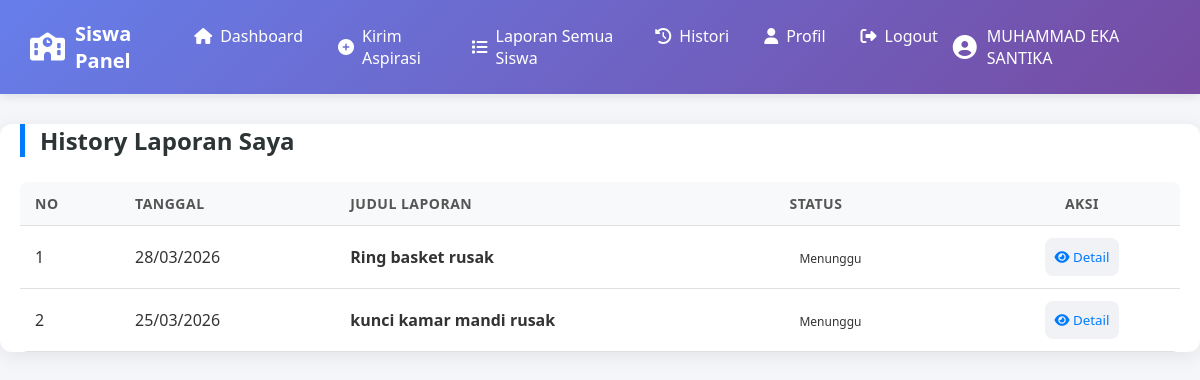
Page /VIEW/SISWA/v_HistoryAspirasiSiswa.php (signed in) on the committed database.
### tables this page shows
CREATE TABLE `aspirasi` (
  `id_aspirasi` int NOT NULL,
  `nis` int NOT NULL,
  `id_admin` int DEFAULT NULL,
  `id_histori` int DEFAULT NULL,
  `judul_laporan` varchar(100) NOT NULL,
  `keterangan` text NOT NULL,
  `kategori_prioritas` enum('high priority','medium priority','low priority') DEFAULT 'medium priority',
  `lokasi` enum('kelas','toilet','mushola','lapangan','koridor','lab') NOT NULL,
  `foto_gambar` varchar(100) DEFAULT NULL,
  `tanggal_dikirim` timestamp NULL DEFAULT CURRENT_TIMESTAMP,
  `status` enum('menunggu','diproses','selesai') DEFAULT 'menunggu'
);

### MODEL/m_koneksi.php (called while the page is built, shortened)
<?php
class Koneksi
{
    private $host = "127.0.0.1";
    private $username = "root";
    private $password = "root";
    private $db = "pengaduan_sarana_sekolah_kel6_11rpl2";
    function __construct()
    {
        $this->koneksi = mysqli_connect(
            $this->host,
            $this->username,
            $this->password,
            $this->db
        );
    }
}
?>

### MODEL/m_aspirasi.php (called while the page is built, shortened)
<?php
require_once 'm_koneksi.php';
class Aspirasi {
    private $koneksi;
    public function __construct() {
        $db = new Koneksi();
        $this->koneksi = $db->koneksi;
    }
    public function getAspirasiByNis($nis) {
        $nis = intval($nis);
        $query = "SELECT * FROM aspirasi
                  WHERE nis = $nis
                  ORDER BY tanggal_dikirim DESC";
        $result = mysqli_query($this->koneksi, $query);
        $data = [];
        while ($row = mysqli_fetch_assoc($result)) {
            $data[] = $row;
        }
        return $data;
    }
}
?>

### VIEW/SISWA/v_HistoryAspirasiSiswa.php (the view, shortened to what this page needs)
<?php
require_once '../../MODEL/m_aspirasi.php';
$aspirasiModel = new Aspirasi();
$aspirasiList = $aspirasiModel->getAspirasiByNis($_SESSION['nis']);
?>
<!DOCTYPE html>
<html lang="id">
<head>
    <link rel="stylesheet" href="../../ASSETS/NavbarAdmin.css">
    <link rel="stylesheet" href="https://cdnjs.cloudflare.com/ajax/libs/font-awesome/6.0.0/css/all.min.css">
</head>
<body>
<?php include '../../template/NavbarSiswa.php'; ?>
<div class="container">
    <h2>History Laporan Saya</h2>
    <?php if (empty($aspirasiList)): ?>
        <p style="text-align:center; padding: 20px; color: #888;">Belum ada laporan yang dikirim.</p>
    <?php else: ?>
        <table>
            <thead>
                <tr>
                    <th>No</th>
                    <th>Tanggal</th>
                    <th>Judul Laporan</th>
                    <th>Status</th>
                    <th style="text-align: center;">Aksi</th>
                </tr>
            </thead>
            <tbody>
                <?php $no = 1; foreach ($aspirasiList as $aspirasi): ?>
                <tr>
                    <td><?= $no++; ?></td>
                    <td><?= date('d/m/Y', strtotime($aspirasi['tanggal_dikirim'])); ?></td>
                    <td><strong><?= htmlspecialchars($aspirasi['judul_laporan']); ?></strong></td>
                    <td><span class="badge status-<?= strtolower($aspirasi['status']); ?>"><?= ucfirst($aspirasi['status']); ?></span></td>
                    <td style="text-align: center;">
                        <button class="btn-icon" onclick="openDetail(<?= $aspirasi['id_aspirasi']; ?>)">
                            <i class="fas fa-eye"></i> Detail
                        </button>
                    </td>
                </tr>
                <?php endforeach; ?>
            </tbody>
        </table>
    <?php endif; ?>
</div>
</body>
</html>

### ASSETS/NavbarAdmin.css (style rules this page uses)
* { margin: 0; padding: 0; box-sizing: border-box; font-family: 'Segoe UI', Tahoma, Geneva, Verdana, sans-serif; }
body { background: #f5f6fa; }
.container { max-width: 1200px; margin: 30px auto; padding: 0 20px; }
table { width: 100%; border-collapse: collapse; }
table th, table td { padding: 12px 15px; text-align: left; border-bottom: 1px solid #e0e0e0; }
table th { background: #f8f9fa; color: #555; font-weight: 600; }
.badge { padding: 5px 10px; border-radius: 15px; font-size: 12px; font-weight: 500; }

### VIEW/SISWA/v_HistoryAspirasiSiswa.php (style rules this page uses)
body { font-family: 'Inter', sans-serif; background-color: #f8f9fa; color: #333; }
.container { max-width: 1000px; margin: 40px auto; padding: 20px; background: #fff; border-radius: 12px; box-shadow: 0 4px 20px rgba(0,0,0,0.08); }
h2 { margin-bottom: 25px; font-weight: 700; color: #2d3436; border-left: 5px solid #007bff; padding-left: 15px; }
table { width: 100%; border-collapse: collapse; border-radius: 8px; overflow: hidden; }
th { background-color: #f1f3f5; padding: 15px; text-align: left; font-size: 14px; text-transform: uppercase; letter-spacing: 0.5px; }
td { padding: 15px; border-bottom: 1px solid #edf2f7; vertical-align: middle; }
.badge { padding: 4px 12px; border-radius: 50px; font-size: 12px; font-weight: 600; }
.btn-icon { background: #f0f2f5; border: none; color: #007bff; padding: 10px; border-radius: 8px; cursor: pointer; transition: all 0.2s; }

### rows in the picture
aspirasi: tanggal_dikirim "28/03/2026", judul_laporan "Ring basket rusak", status "Menunggu"
aspirasi: tanggal_dikirim "25/03/2026", judul_laporan "kunci kamar mandi rusak", status "Menunggu"

### other values in the picture
$_SESSION['nama'] "MUHAMMAD EKA SANTIKA"
